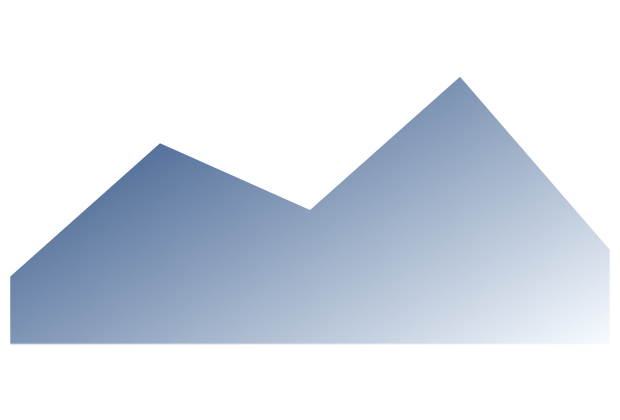

Express this chart as Vega-Lite.
### Vega specification from a JSON file in a GitHub repository (floating-point values rounded to 4 significant figures)
{"$schema": "https://vega.github.io/schema/vega/v6.json", "width": 300, "height": 200, "padding": 5, "autosize": "none", "background": "white", "data": [{"name": "table", "values": [{"x": 0, "y": 10}, {"x": 1, "y": 20}, {"x": 2, "y": 15}, {"x": 3, "y": 25}, {"x": 4, "y": 12}]}], "scales": [{"name": "x", "type": "linear", "domain": [0, 4], "range": "width"}, {"name": "y", "type": "linear", "domain": [0, 30], "range": [{"signal": "height"}, 0]}], "marks": [{"type": "area", "from": {"data": "table"}, "encode": {"update": {"x": {"scale": "x", "field": "x"}, "y": {"scale": "y", "field": "y"}, "y2": {"scale": "y", "value": 0}, "fill": {"value": {"gradient": "linear", "stops": [{"offset": 0, "color": "#08306b"}, {"offset": 1, "color": "#f7fbff"}], "x1": 0, "y1": 0, "x2": 1, "y2": 1}}}}}]}
